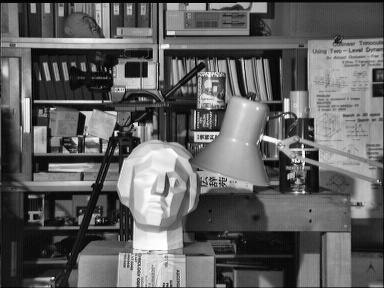
#> input picture images/low_contrast_1.jpg, 384 x 288 px; its folder holds 4 pictures in this run
$ python main.py
#> lines starting #> are read from the running program, lines starting #| are printed output that depends on the picture
#> the answer given: 1
#> in run_q1, img_low1 is the input picture: shape (288, 384); min 0, max 255, mean 97.6
### Histogram_Equalize.py
import numpy as np

def HistogramEqualize(img):
    """
    img : تصویر خاکستری با مقادیر 0 تا 255
    خروجی: تصویر پس از Histogram Equalization
    """

    # ابعاد تصویر
    h, w = img.shape
#> h = 288; w = 384
    total_pixels = h * w
#> total_pixels = 110592

    # محاسبه هیستوگرام
    hist = np.zeros(256, dtype=np.int32)

    for i in range(h):
        for j in range(w):
            hist[img[i, j]] += 1

    # محاسبه CDF (تابع توزیع تجمعی)
    cdf = np.zeros(256, dtype=np.int32)
    cdf[0] = hist[0]

    for i in range(1, 256):
        cdf[i] = cdf[i - 1] + hist[i]
#> after the loop, cdf = 256 values from 303 to 110592

    # پیدا کردن اولین مقدار غیر صفر CDF
    cdf_min = 0
    for value in cdf:
        if value != 0:
            cdf_min = value
            break

    # ساخت جدول نگاشت (LUT)
    lut = np.zeros(256, dtype=np.uint8)

    for i in range(256):
        lut[i] = round(
            ((cdf[i] - cdf_min) / (total_pixels - cdf_min)) * 255
        ) if cdf[i] > 0 else 0
#> after the loop, lut = 256 values from 0 to 255

    # اعمال نگاشت روی تصویر
    result = np.zeros_like(img)

    for i in range(h):
        for j in range(w):
            result[i, j] = lut[img[i, j]]
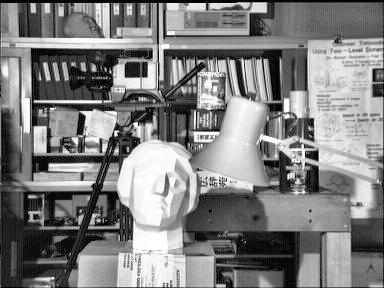
#> result: shape (288, 384); min 0, max 255, mean 127.8

    return result

### plotter.py
import numpy as np
import matplotlib.pyplot as plt

def helper_plot_hist_cdf(img, ax):
    """
    Helper function to plot both Histogram and normalized CDF on the same axes.
    """
    # Calculate histogram
    hist, bins = np.histogram(img.flatten(), 256, [0, 256])
#> hist = 256 values, max 1059 at index 13, min 26 at index 254, mean 432; bins = 257 values from 0 to 256

    # Calculate CDF
    cdf = hist.cumsum()
#> cdf = 256 values from 303 to 110592
    cdf_normalized = cdf * float(hist.max()) / cdf.max()  # Scale to match histogram height
#> cdf_normalized = 256 values from 2.9 to 1059

    # Plot CDF (Blue line)
    ax.plot(cdf_normalized, color='b', label='CDF')

    # Plot Histogram (Red/Orange filled area)
    ax.hist(img.flatten(), 256, [0, 256], color='r', alpha=0.5, label='Hist')

    ax.set_xlim([0, 255])
    ax.legend(loc='upper left')
    ax.grid(True, linestyle='--', alpha=0.6)

# ==================================================================
# QUESTION 1: Custom Histogram Equalization (Single Image Comparison)
# ==================================================================
def plot_question_1(img_orig, img_custom):
    """
    Plots the single low-contrast image against the custom HE result,
    along with their respective histograms and CDF curves.
    """
    fig, axes = plt.subplots(2, 2, figsize=(10, 8))
    fig.suptitle("Question 1: Custom Histogram Equalization (Single Image)", fontsize=14, fontweight='bold')

    # Row 1: Images
    axes[0, 0].imshow(img_orig, cmap='gray')
    axes[0, 0].set_title("Original Low-Contrast Image")
    axes[0, 0].axis('off')

    axes[0, 1].imshow(img_custom, cmap='gray')
    axes[0, 1].set_title("Custom Equalized Image")
    axes[0, 1].axis('off')

    # Row 2: Histograms & CDFs
    axes[1, 0].set_title("Original Histogram & CDF")
    helper_plot_hist_cdf(img_orig, axes[1, 0])

    axes[1, 1].set_title("Custom Equalized Histogram & CDF")
    helper_plot_hist_cdf(img_custom, axes[1, 1])

    plt.tight_layout()
    plt.show()
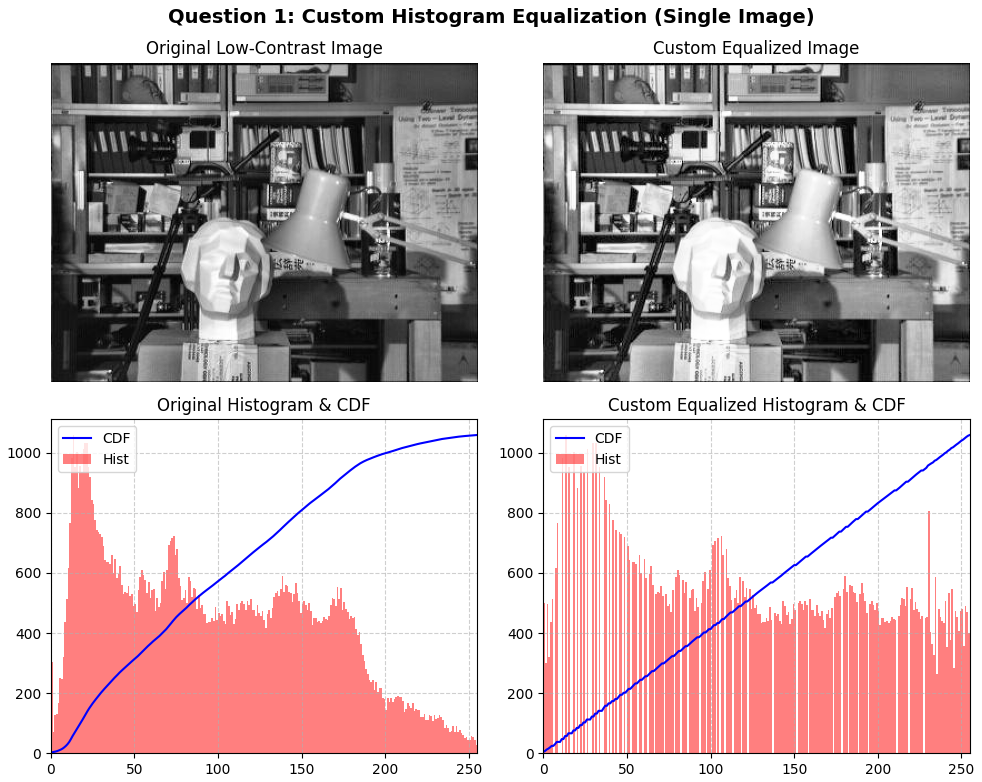
#> figure drawn by matplotlib, 4 panels; panel 3: tallest bar 1059 high, from x = 13 to 14; panel 3: curve peaks at x = 255, y = 1059; panel 4: tallest bar 1059 high, from x = 13 to 14; panel 4: curve peaks at x = 255, y = 1059

# ==================================================================
# QUESTION 2: Global HE Comparison (Original vs Custom vs OpenCV)
# ==================================================================
# [137 lines left out: functions plot_question_2, plot_question_4, plot_question_5, not called in this run]

### main.py
import cv2
import os
import numpy as np

from Histogram_Equalize import HistogramEqualize
from opencv_equalizeHist import opencv_eq_Hist
from Clahe import clahe
from Local_Histogram import LocalHistogramStatistics
from plotter import plot_question_5, plot_question_1, plot_question_2, plot_question_4

def run_q1(IMAGE_DIR, low_contrast_files):
    print("\n Running Question 1 (Custom H_E on first image)...")
    img1_path = os.path.join(IMAGE_DIR, low_contrast_files[0])
    img_low1 = cv2.imread(img1_path, cv2.IMREAD_GRAYSCALE)

    if img_low1 is not None:
        img_custom1 = HistogramEqualize(img_low1)
        cv2.imwrite(os.path.join(IMAGE_DIR, "output_q1_custom.jpg"), img_custom1)
        print("-> Custom HE output for Question 1 saved successfully.")
        plot_question_1(img_low1, img_custom1)
    else:
        print(f"Error: First image named '{low_contrast_files[0]}' not found.")
    print("-" * 74)

# [89 lines left out: functions run_q2, run_q4, run_q5, not called in this run]

def main():
    IMAGE_DIR = "images"
    low_contrast_files = ["low_contrast_1.jpg", "low_contrast_2.jpg", "low_contrast_3.jpg"]

    while True:
        print("\n==========================================================================")
        print("         Fundamentals of Computer Vision Project - Image Enhancement       ")
        print("==========================================================================")
        print(" 1. Run Question 1 (Custom HE - Single Image)")
        print(" 2. Run Question 2 (Global HE - All 3 Images)")
        print(" 3. Run Question 4 (Local CLAHE - All 3 Images)")
        print(" 4. Run Question 5 (Gonzalez Local Histogram Statistics - 9 Exp)")
        print(" 5. Run All Questions")
        print(" 6. Exit")
        print("==========================================================================")

#> (the run stopped early here; a loop or call above may not have finished)
